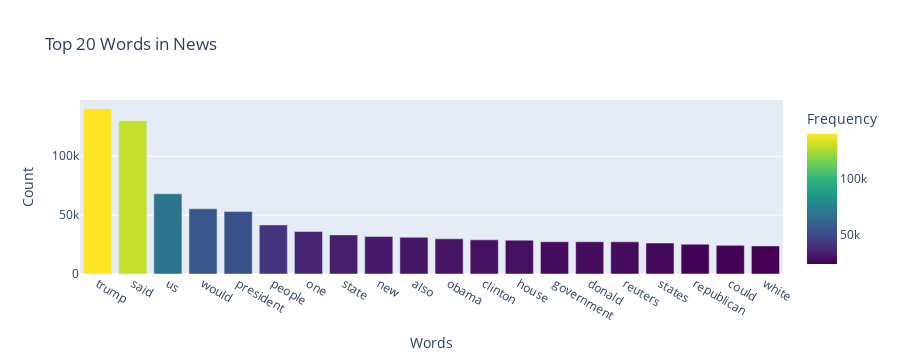

The notebook cell this image was saved under:
### Code cell
#Function to get top n words
def get_top_n_words(corpus, n=None):
    vec = CountVectorizer().fit(corpus)
    bag_of_words = vec.transform(corpus)
    sum_words = bag_of_words.sum(axis=0) 
    words_freq = [(word, sum_words[0, idx]) for word, idx in vec.vocabulary_.items()]
    words_freq = sorted(words_freq, key=lambda x: x[1], reverse=True)
    return words_freq[:n]

#Calling function and return only top 20 words
common_words = get_top_n_words(clean_news['news'], 20)

#Printing the word and frequency
for word, freq in common_words:
    print(word, freq)
# Creating the DataFrame of words and frequency
df1 = pd.DataFrame(common_words, columns=['word', 'count'])

# Plotting using Plotly for better visualization
fig = px.bar(df1, x='word', y='count', title='Top 20 Words in News',
             labels={'word': 'Words', 'count': 'Frequency'},
             color='count', color_continuous_scale=px.colors.sequential.Viridis)

fig.update_layout(yaxis_title='Count', xaxis_title='Words')
fig.show()

### Figure 1 — Plotly figure (JSON) as saved in the notebook; plotly's stock layout.template omitted (floating-point values rounded to 4 significant figures)
{"data": [{"alignmentgroup": "True", "hovertemplate": "Words=%{x}<br>Frequency=%{marker.color}<extra></extra>", "legendgroup": "", "marker": {"color": [140400, 130258, 68081, 55422, 53189, 41718, 36146, 33190, 31799, 31209, 29881, 29003, 28716, 27392, 27376, 27348, 26331, 25287, 24356, 23823], "coloraxis": "coloraxis", "pattern": {"shape": ""}}, "name": "", "offsetgroup": "", "orientation": "v", "showlegend": false, "textposition": "auto", "type": "bar", "x": ["trump", "said", "us", "would", "president", "people", "one", "state", "new", "also", "obama", "clinton", "house", "government", "donald", "reuters", "states", "republican", "could", "white"], "xaxis": "x", "y": [140400, 130258, 68081, 55422, 53189, 41718, 36146, 33190, 31799, 31209, 29881, 29003, 28716, 27392, 27376, 27348, 26331, 25287, 24356, 23823], "yaxis": "y"}], "layout": {"barmode": "relative", "coloraxis": {"colorbar": {"title": {"text": "Frequency"}}, "colorscale": [[0, "#440154"], [0.1111, "#482878"], [0.2222, "#3e4989"], [0.3333, "#31688e"], [0.4444, "#26828e"], [0.5556, "#1f9e89"], [0.6667, "#35b779"], [0.7778, "#6ece58"], [0.8889, "#b5de2b"], [1, "#fde725"]]}, "height": 360, "legend": {"tracegroupgap": 0}, "title": {"text": "Top 20 Words in News"}, "xaxis": {"anchor": "y", "autorange": true, "domain": [0, 1], "range": [-0.5, 19.5], "title": {"text": "Words"}, "type": "category"}, "yaxis": {"anchor": "x", "autorange": true, "domain": [0, 1], "range": [0, 147800.0], "title": {"text": "Count"}, "type": "linear"}}}
